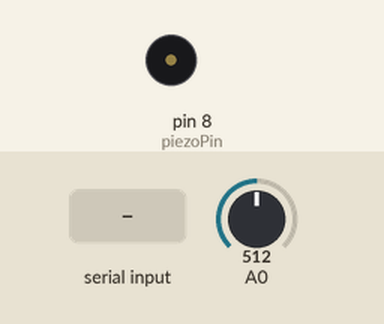
Simulated run of this sketch. Board: Arduino Uno, built with avr-gcc and run on an emulated ATmega328P. Shown: buzzer (waves = sounding). The inputs (shaded band) are chosen by the test bench; at power-on: A0 = 512. What the sketch prints to the serial monitor is not drawn.

Above: at 1.2 s.
1.3 s: A0 set to 716
3.0 s: "1" received over Serial
4.5 s: A0 set to 900
6.0 s: A0 set to 1023
7.6 s: A0 set to 511
10.6 s: A0 set to 306
Timing chart, 0 to 13.1 s (numbered marks = the images above; inputs shaded):
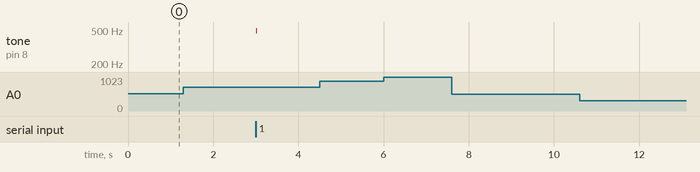

The sketch:

project2.ino
```cpp
// variable to hold sensor value
int sensorValue;
int incomingPitch;

// Piezo pin
const int piezoPin = 8;

void setup() {
  Serial.begin(9600);
}

void loop() {
  //read the input from A0 and store it in a variable
  sensorValue = analogRead(A0);

  // send value through serial communication
  Serial.write(map(sensorValue, 0, 1023, 0, 255)); // only send 0-255

  // listen for serial communication from the game
  if (Serial.available() > 0) {
    incomingPitch = Serial.read(); // can only read 0-255

    // play the pitch
    if (incomingPitch == 0) {
      noTone(piezoPin);
    }
    else { // if pitch is 0, no noise
      tone(piezoPin, incomingPitch * 10, 20);
    }

  } else {
    noTone(piezoPin);
  }

  // wait for a moment
  delay(10);
}
```

Measured:
- after the input at 1.3 s, every drawn part: stays the same
- after the input at 3.0 s, tone on pin 8 (piezoPin): silent → 490 Hz at once, → silent 0.01 s later
- after the input at 4.5 s, every drawn part: stays the same
- after the input at 6.0 s, every drawn part: stays the same
- after the input at 7.6 s, every drawn part: stays the same
- after the input at 10.6 s, every drawn part: stays the same
